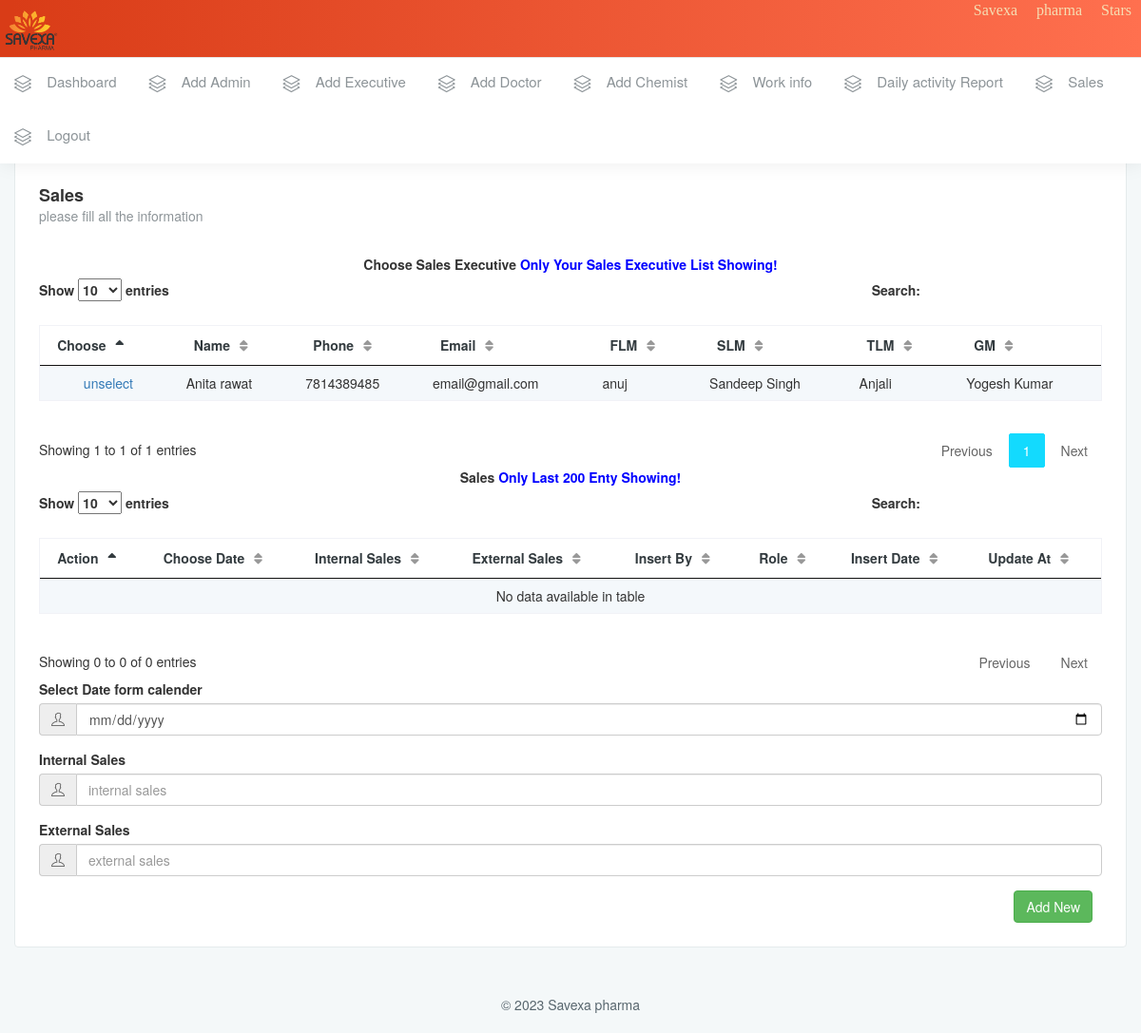
Page /sales.php?eid=22 (signed in) on the earlier database version.
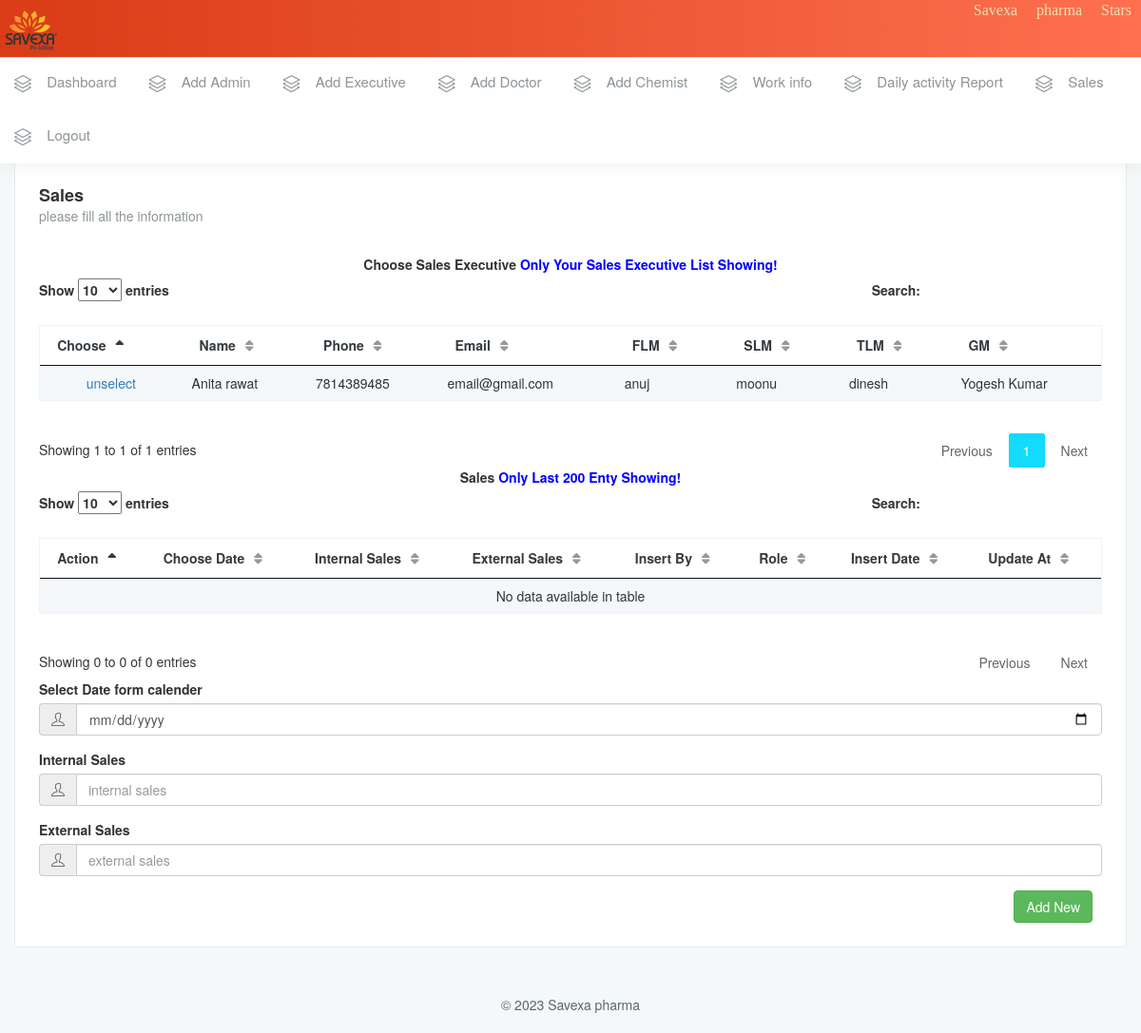
Same page on the later database version.
### tables this page shows
CREATE TABLE `sale_executive` (
  `eid` int(11) NOT NULL,
  `name` varchar(255) DEFAULT NULL,
  `phone` varchar(12) NOT NULL,
  `email` varchar(255) NOT NULL,
  `password` varchar(255) DEFAULT NULL,
  `status` varchar(255) DEFAULT NULL,
  `state` varchar(255) DEFAULT NULL,
  `city` varchar(255) DEFAULT NULL,
  `tlm` varchar(255) NOT NULL,
  `gm` varchar(255) DEFAULT NULL,
  `flm` varchar(255) DEFAULT NULL,
  `slm` varchar(255) DEFAULT NULL,
  `tariff_kms` varchar(255) DEFAULT NULL,
  `day_care` varchar(255) DEFAULT NULL,
  `entry_date` timestamp NOT NULL DEFAULT current_timestamp()
);

### sales.php (the view, shortened to what the changed rows need)
<?php include "server/conn.php";
 include "./header.php";
?>
        <div class="page-wrapper">
            <div class="container-fluid">
                <div class="row">
                    <div class="col-md-12">
                        <div class="white-box">
                            <div class="row">
                                <div class="col-sm-12 col-xs-12">
                                    <form onsubmit="return addSales();"   id="addSales" method="post">
                                        <?php
                                        if (isset($_SESSION['id'])) {
                                            ?>
                                                <div class="table-responsive">
                                                    <table id="example23" class="display nowrap" cellspacing="0"
                                                        width="100%">
                                                        <thead>
                                                            <tr>
                                                                <th>Choose</th>
                                                                <th>Name</th>
                                                                <th>Phone</th>
                                                                <th>Email</th>
                                                                <th>FLM</th>
                                                                <th>SLM</th>
                                                                <th>TLM</th>
                                                                <th>GM</th>
                                                            </tr>
                                                        </thead>
                                                        <tbody>
                                                            <?php
                                                            $id = $_SESSION['id'];
                                                            $sql = "SELECT * FROM `sale_executive` WHERE (`gm`= $id or `tlm` = $id or `flm`= $id or`slm` =$id) ";
                                                            if (isset($_GET['eid'])) {
                                                                $eid = $_GET['eid'];
                                                                $sql .= "  AND eid=$eid";
                                                            } else {
                                                                $eid = "";
                                                            }
                                                            $res = mysqli_query($conn, $sql) or die("<srcipt> alert()</srcipt>");
                                                            if (mysqli_num_rows($res) > 0) {
                                                                while ($row = mysqli_fetch_assoc($res)) {
                                                                    $name = $row['name'];
                                                                    $id = $row['eid'];
                                                                    $phone = $row['phone'];
                                                                    $email = $row['email'];
                                                                    $flm = $row['flm'];
                                                                    $query = "SELECT name as flm_name   from admin WHERE id=$flm limit 1";
                                                                    $info = mysqli_query($GLOBALS['conn'], $query) or die("<script></script");
                                                                    $flm_name = mysqli_fetch_assoc($info);
                                                                    $flm_name = $flm_name['flm_name'];
                                                                    $slm = $row['slm'];
                                                                    $query = "SELECT name as slm_name   from admin WHERE id=$slm limit 1";
                                                                    $info = mysqli_query($GLOBALS['conn'], $query) or die("<script></script");
                                                                    $slm_name = mysqli_fetch_assoc($info);
                                                                    $slm_name = $slm_name['slm_name'];
                                                                    $tlm = $row['tlm'];
                                                                    $query = "SELECT name as tlm_name   from admin WHERE id=$tlm limit 1";
                                                                    $info = mysqli_query($GLOBALS['conn'], $query) or die("<script></script");
                                                                    $tlm_name = mysqli_fetch_assoc($info);
                                                                    $tlm_name = $tlm_name['tlm_name'];
                                                                    $gm = $row['gm'];
                                                                    $query = "SELECT name as gm_name   from admin WHERE id=$gm limit 1";
                                                                    $info = mysqli_query($GLOBALS['conn'], $query) or die("<script></script");
                                                                    $gm_name = mysqli_fetch_assoc($info);
                                                                    $gm_name = $gm_name['gm_name'];
                                                                    ?><tr>
                                                                                <td style="text-align:center">
                                                                                <?php if ($eid == $id) { ?>
                                                                                    <a href="sales.php">unselect</a>
                                                                                <?php } else {
                                                                                    ?>
                                                                                    <a href="sales.php?eid=<?= $id ?>">select</a>
                                                                                        <?php
                                                                                }
                                                                                ?>
                                                                                 </td>
                                                                                <td><?= $name ?></td>
                                                                                <td><?= $phone ?></td>
                                                                                <td><?= $email ?></td>
                                                                                <td><?= $flm_name ?></td>
                                                                                <td><?= $slm_name ?></td>
                                                                                <td><?= $tlm_name ?></td>
                                                                                <td><?= $gm_name ?></td>
                                                                                </tr>
                                                                                <?php
                                                                }
                                                            }
                                                            ?>
                                                        </tbody>
                                                    </table>
                                                </div>
                                        <?php } ?>
                                            <div class="table-responsive">
                                                <table id="example234" class="display nowrap" cellspacing="0"
                                                    width="100%">
                                                    <thead>
                                                        <tr>
                                                            <th>Action</th>
                                                            <th>Choose Date</th>
                                                            <th>Internal Sales</th>
                                                            <th>External Sales</th>
                                                            <th>Insert By</th>
                                                            <th>Role</th>
                                                            <th>Insert Date</th>
                                                            <th>Update At</th>
                                                        </tr>
                                                    </thead>
                                                </table>
                                            </div>
                                      </form>
                                </div>
                            </div>
                        </div>
                    </div>
                </div>
            </div>
        </div>
    </div>
</body>
</html>

### header.php (shortened to what the changed rows need)
<!DOCTYPE html>
<html lang="en">
<body class="mini-sidebar fix-header">
    <link href="asset/plugins/components/datatables/jquery.dataTables.min.css" rel="stylesheet" type="text/css" />
    <link href="https://cdn.datatables.net/buttons/1.2.2/css/buttons.dataTables.min.css" rel="stylesheet"
        type="text/css" />
<head>
    <link href="asset/bootstrap/dist/css/bootstrap.min.css" rel="stylesheet">
    <link href="asset/css/animate.css" rel="stylesheet">
    <link href="asset/css/style.css" rel="stylesheet">
    <link href="asset/css/colors/red.css" id="theme" rel="stylesheet">
    <link href="asset/bootstrap/dist/css/bootstrap.min.css" rel="stylesheet">
    <link href="asset/plugins/components/morrisjs/morris.css" rel="stylesheet">
</head>
    <div id="wrapper">
<nav class="navbar navbar-default navbar-static-top m-b-0">
    <div class="navbar-header">
        <div class="top-left-part">
            <a class="logo" href="Dashboard.php">
                <b>
                    <img src="asset/images/Savexa.png" alt="home" style="height: 50px;" />
                </b>
            </a>
        </div>
    </div>
</nav>

Differences in the rows shown:
changed sale_executive "Anita rawat": admin.name "Sandeep Singh" → "moonu"; admin.name "Anjali" → "dinesh"
